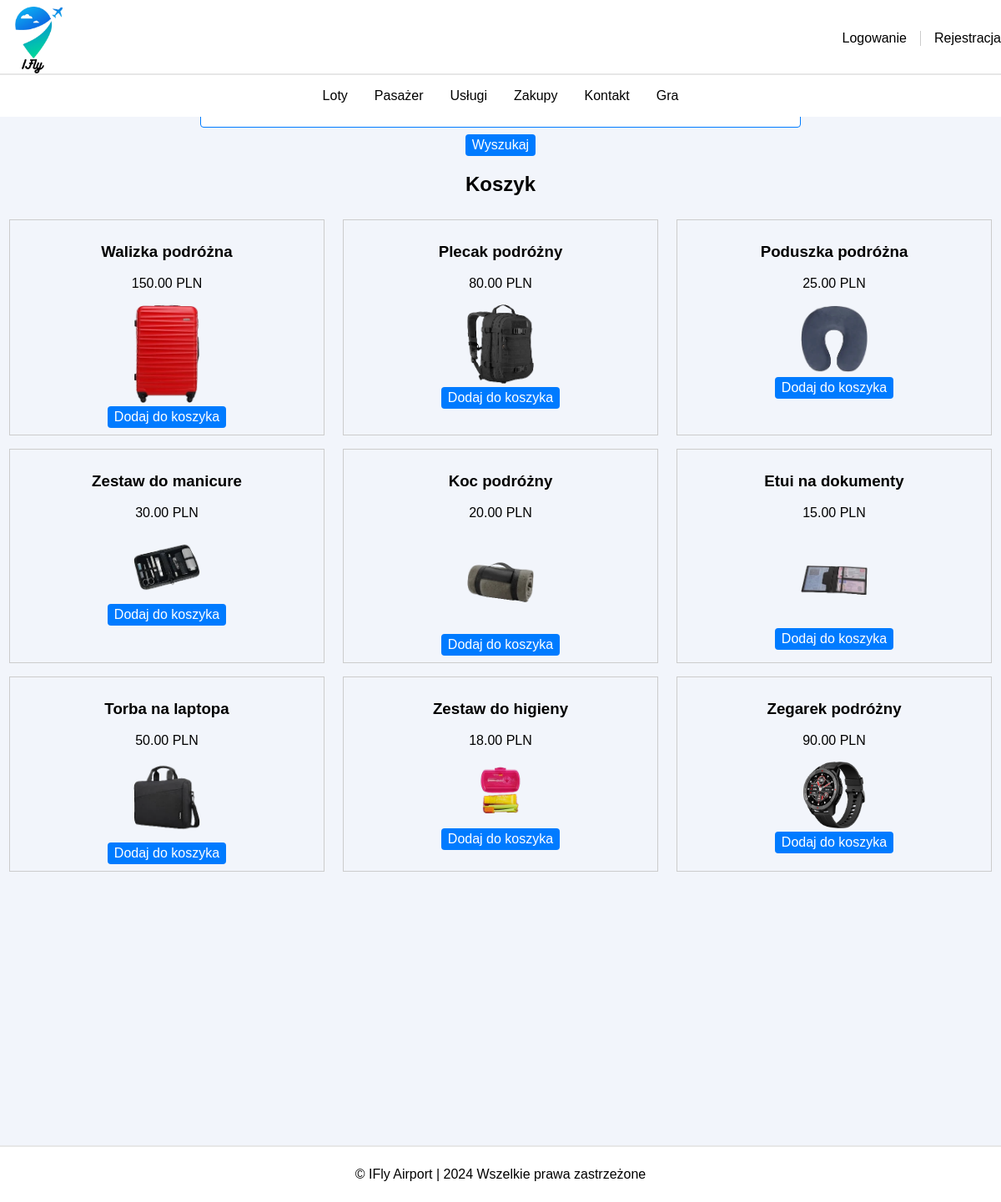
The page /zakupy.php on the database its author committed.
### tables this page shows
CREATE TABLE `products` (
  `product_id` int NOT NULL,
  `product_name` varchar(100) DEFAULT NULL,
  `description` text,
  `price` decimal(10,2) DEFAULT NULL,
  `availability` varchar(50) DEFAULT NULL,
  `img` varchar(255) DEFAULT NULL
);

### public_html/zakupy.php (the view, shortened to what this page needs)
<!DOCTYPE html>
<html lang="pl">
<head>
    <link rel="stylesheet" type="text/css" href="Style/zakupy.css">
</head>
<body>
  <div class="top-nav">
    <div class="container">
      <div class="logo">
        <a href="http://ifly.ct8.pl/"><img src="logonapis.png" alt="Logo"></a>
      </div>
      <div class="nav-links">
        <ul>
        <?php
            if (isset($_SESSION['zalogowany'])) {
                echo "<li><a href='profil.php'>".$_SESSION['zalogowany']."</a></li><li><a href='logout.php'>Wyloguj sie</a></li>";
            }else {
                echo "<li><a href='log.php'>Logowanie</a></li><li><a href='reg.php'>Rejestracja</a></li>";
            }
        ?>
        </ul>
      </div>
    </div>
  </div>
  <div class="second-nav">
    <ul>
      <li><a href="http://ifly.ct8.pl/loty.php">Loty</a></li>
      <li><a href="http://ifly.ct8.pl/">Pasażer</a></li>
      <li><a href="http://ifly.ct8.pl/">Usługi</a></li>
      <li><a href="http://ifly.ct8.pl/zakupy.php">Zakupy</a></li>
      <li><a href="http://ifly.ct8.pl/">Kontakt</a></li>
            <li><a href="http://ifly.ct8.pl/gra.php">Gra</a></li>
    </ul>
  </div>
  <div class="main-content">
<div id="gorne">
    <div id="wyszukiwarka">
      <form method="post" action="">
        <input type="text" name="wyszukiwarka"><br>
        <input type="submit" name="wyslij" value="Wyszukaj">
        </form>
    </div>
    <div id="koszyk">
        <a href="http://ifly.ct8.pl/koszyk.php"><h2>Koszyk</h2></a>
    </div>
</div>
<div id="produkty">
<?php
$servername = "mysql.ct8.pl";
$username = "m40342_marcosek";
$password = "Programista06";
$dbname = "m40342_IFly";
if(isset($_POST['wyslij']))
{
  $nazwa = $_POST['wyszukiwarka'];
  $conn = new mysqli($servername, $username, $password, $dbname);
      $zap = "SELECT * FROM products WHERE product_name LIKE '%$nazwa%'";
$zap = $conn->query($zap);
if ($zap->num_rows > 0) {
    while ($row = $zap->fetch_assoc()) {
        echo '<div id="produkt">';
    echo '<h3>' . $row["product_name"] . '</h3>';
    echo '<p>' . $row["price"] . ' PLN</p>';
    echo '<img src="' . $row["img"] . '" alt="' . $row["product_name"] . '">';
          echo '<form method="post" action="">';
            echo '<input type="hidden" name="product_name" value="' . $row["product_name"] . '">';
            echo '<input type="hidden" name="product_price" value="' . $row["price"] . '">';
            echo '<input type="hidden" name="product_img" value="' . $row["img"] . '">';
            echo '<input type="submit" name="add_to_cart" value="Dodaj do koszyka">';
            echo '</form>';
            echo '</div>';
    }
  }
}else{
$conn = new mysqli($servername, $username, $password, $dbname);
      $zap = "SELECT * FROM products";
$zap = $conn->query($zap);
if ($zap->num_rows > 0) {
    while ($row = $zap->fetch_assoc()) {
        echo '<div id="produkt">';
    echo '<h3>' . $row["product_name"] . '</h3>';
    echo '<p>' . $row["price"] . ' PLN</p>';
    echo '<img src="' . $row["img"] . '" alt="' . $row["product_name"] . '">';
          echo '<form method="post" action="">';
            echo '<input type="submit" name="add_to_cart" value="Dodaj do koszyka">';
            echo '</form>';
            echo '</div>';
    }
  }
}
?>
</div>
  </div>
  <div class="footer">
    &copy IFly Airport | 2024 Wszelkie prawa zastrzeżone
  </div>
</body>
</html>

### public_html/Style/zakupy.css (style rules this page uses)
* { text-decoration: none; color: #000; }
body { margin: 0; padding: 0; font-family: Arial, sans-serif; height: 100vh; background-color: #f2f5fb; }
.top-nav { position:fixed; margin-bottom:0; background-color: #fff; color: #000; height: 11vh; width: 100%; top: 0; z-index: 1000; }
img { width: 10vh; height: auto; }
.top-nav img { margin-top: 1vh; }
.top-nav .container { display: flex; justify-content: space-between; align-items: center; max-width: 1200px; margin: 0 auto; }
.top-nav ul { list-style: none; margin: 0; padding: 0; display: flex; }
.top-nav ul li { margin-right: 2vh; }
.top-nav ul li:last-child { margin-right: 0; }
.second-nav { position:fixed; margin-top:0; background-color: #fff; color: #000; padding: 2vh 0; width: 100%; top: 11vh; z-index: 999; border-top: 2px solid #e7e7e7; }
.second-nav ul { list-style: none; margin: 0; padding: 0; display: flex; justify-content: center; }
.second-nav ul li { margin: 0 2vh; }
.main-content { padding-top: 8vh; text-align: center; margin-top: 8vh; margin-bottom: 40vh; }
.footer { background-color: #fff; color: #000; width: 100%; bottom: 0; text-align: center; padding: 3vh 0; border-top: 2px solid #e7e7e7; }
.nav-links ul li { margin-right: 2vh; border-right: 1px solid #ccc; padding-right: 2vh; }
.nav-links ul li:last-child { margin-right: 0; border-right: none; padding-right: 0; }
#produkty { display:flex; flex-wrap:wrap; justify-content:space-around; }
#produkt { width: 30%; margin:1vh; padding:1vh; border: 1px solid #ccc; text-align:center; }
#produkt img { max-width:100%; height:auto; }
#produkt input[type="submit"] { box-sizing:border-box; background-color: #007BFF; color:white; padding: 0.5vh 1vh; border:none; border-radius:4px; cursor:pointer; font-size:1em; }
#wyszukiwarka input[type="text"] { padding:0.5vh; width:60%; border:1px solid #007BFF; border-radius:4px; box-sizing: border-box; }
#wyszukiwarka input[type="submit"] { box-sizing:border-box; margin-top:1vh; background-color: #007BFF; color:white; padding: 0.5vh 1vh; border:none; border-radius:4px; cursor:pointer; font-size:1em; }

### rows shown on the page
products: product_name "Walizka podróżna", price "150.00", img (picture)
products: product_name "Plecak podróżny", price "80.00", img (picture)
products: product_name "Poduszka podróżna", price "25.00", img (picture)
products: product_name "Zestaw do manicure", price "30.00", img (picture)
products: product_name "Koc podróżny", price "20.00", img (picture)
products: product_name "Etui na dokumenty", price "15.00", img (picture)
products: product_name "Torba na laptopa", price "50.00", img (picture)
products: product_name "Zestaw do higieny", price "18.00", img (picture)
products: product_name "Zegarek podróżny", price "90.00", img (picture)
